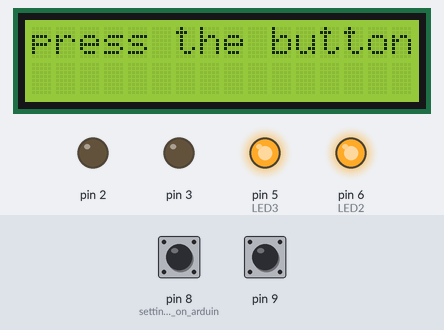
The sketch below on a simulated Arduino Uno, built with avr-gcc and run on an emulated ATmega328P. Shown: 16×2 character LCD, output pins drawn as LEDs (lit = HIGH). The test bench sets the inputs (shaded band); at power-on: pin 8 (setting_up_Pins_on_arduin) HIGH, pin 9 HIGH.

Above: at 1.2 s.
1.3 s: pin 8 (setting_up_Pins_on_arduin) pulled LOW for 0.15 s
At 2.1 s:
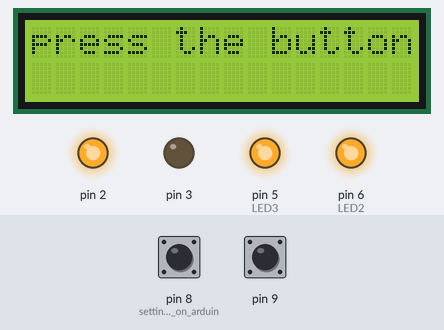
4.4 s: pin 9 pulled LOW for 0.15 s
At 5.6 s:
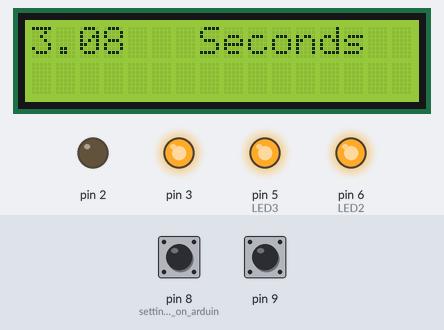
6.0 s: pin 8 (setting_up_Pins_on_arduin) pulled LOW for 1 s
At 7.0 s:
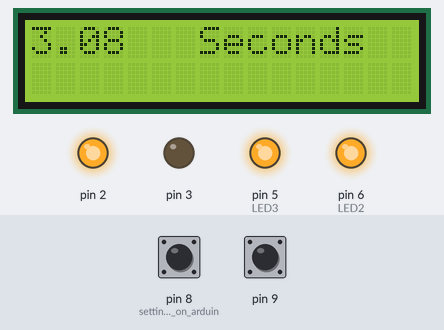
10.0 s: pin 9 pulled LOW for 1 s
At 11.1 s:
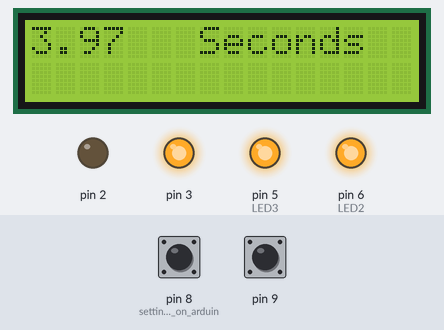
12.5 s: pin 8 (setting_up_Pins_on_arduin) pulled LOW for 0.15 s
At 13.4 s:
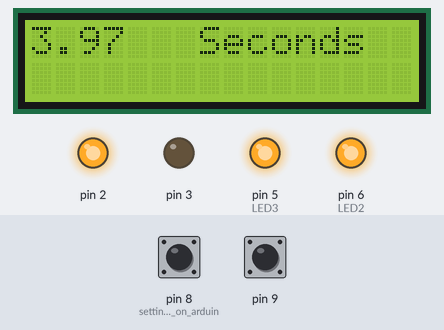
15.6 s: pin 9 pulled LOW for 3.2 s
At 16.9 s:
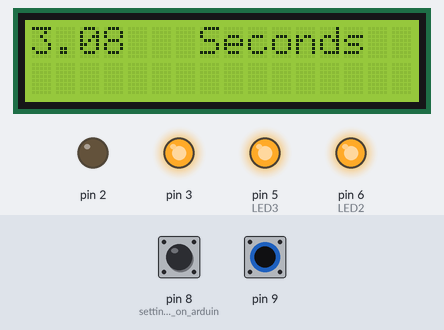
Timing chart, 0 to 18.6 s (numbered marks = the images above; inputs shaded):
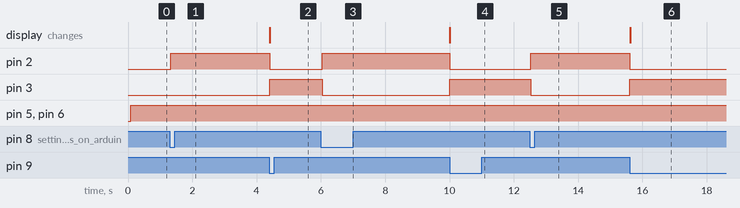

The sketch:

StopWatchLCD.ino
```cpp
//this code run simple stopwatch using two push buttons and LCD display
//one button to start stopwatch and another for to stop
#include <Wire.h>
#include <LiquidCrystal_I2C.h>
LiquidCrystal_I2C lcd(0x27,16,2);

const int LED2 = 6;
const int LED3 = 5;

void setup()
{
lcd.init();//initializes the LCD
lcd.backlight();//turns on backlight
pinMode(8, INPUT);//setting up Pins on arduino for output and input from leds and buttons
digitalWrite(8, HIGH);
pinMode(9, INPUT);
digitalWrite(9, HIGH);
pinMode(2, OUTPUT);
digitalWrite(2, LOW);
digitalWrite(3, LOW);
pinMode(3, OUTPUT);
pinMode(LED2, OUTPUT);
pinMode(LED3, OUTPUT);
}
double i = 0;//variables for recording time
double a = millis();
double c ;

void loop()
{
lcd.clear();
lcd.print("press the button");
digitalWrite(LED3, HIGH);
digitalWrite(LED2, HIGH);

 if(digitalRead(8) == LOW)//clears LCD when button is pressed
 {
    lcd.clear();
    a = millis();

   while(digitalRead(9) == HIGH)
   {
   c = millis();//function to start recording when the button was pressed to print on the LCD
   i = (c - a) / 1000;
   lcd.print(i);
   lcd.setCursor(7,0);
   lcd.print("Seconds");
   lcd.setCursor(0,0);
   digitalWrite(2, HIGH);//turns on green led
   digitalWrite(3, LOW);//turns off red led
   }
   if(digitalRead(9) == LOW)
   {
     while(digitalRead(8) == HIGH)//if other button is pressed then clear the LCD
     {
       lcd.setCursor(0,0);

       lcd.setCursor(11,0);
       lcd.print("");
       lcd.setCursor(0,0);
          digitalWrite(2, LOW);//turn off the green led
          digitalWrite(3, HIGH);//turn on the red led
     }
   }
 }
}
```

Measured:
- after the input at 1.3 s, pin 2: LOW → HIGH at once
- after the input at 4.4 s, pin 2: HIGH → LOW at once; pin 3: LOW → HIGH at once; the display: changes at once (image 2)
- after the input at 6.0 s, pin 2: LOW → HIGH at once; pin 3: HIGH → LOW at once
- after the input at 10.0 s, pin 2: HIGH → LOW at once; pin 3: LOW → HIGH at once; the display: changes at once (image 4)
- after the input at 12.5 s, pin 2: LOW → HIGH at once; pin 3: HIGH → LOW at once
- after the input at 15.6 s, pin 2: HIGH → LOW at once; pin 3: LOW → HIGH at once; the display: changes at once (image 6)
